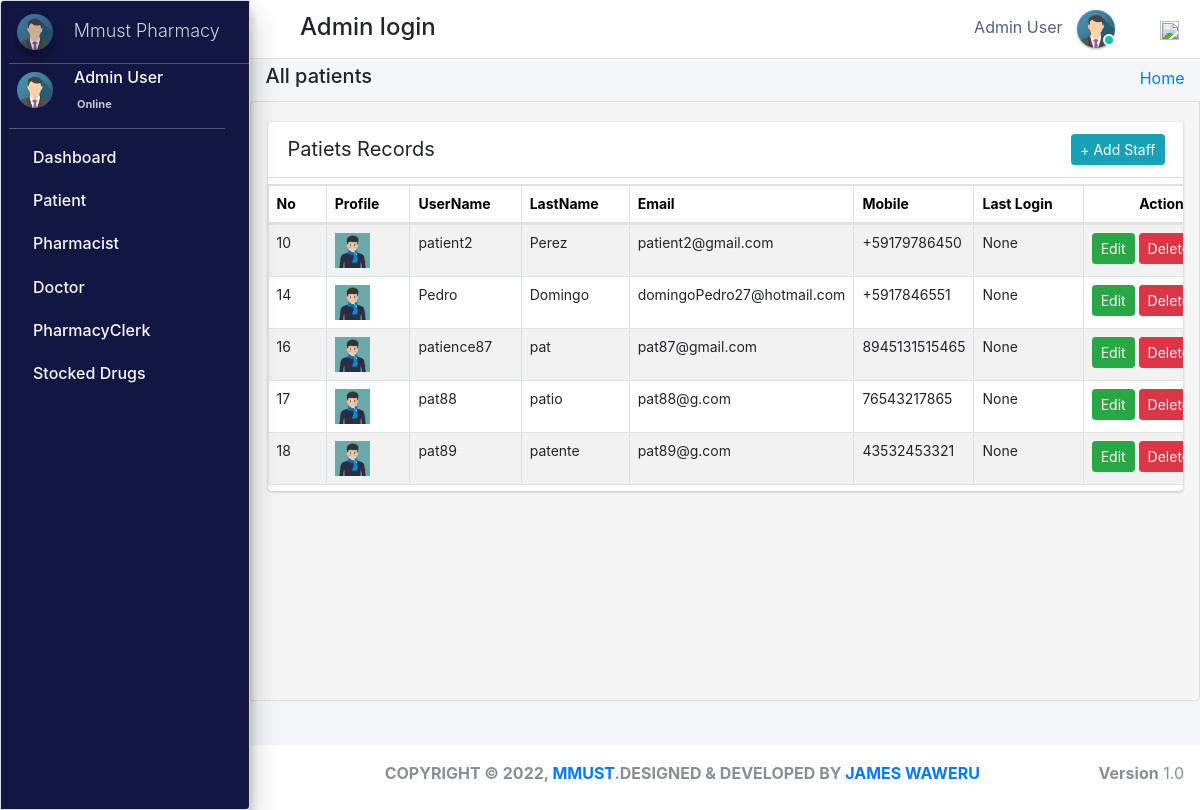
/admin_user/all_patients/ (signed in), run on the app's committed database.
### pharmacy/models.py (models this page shows, shortened)
class CustomUser(AbstractUser):
    user_type_data = ((1, "AdminHOD"), (2, "Pharmacist"), (3, "Doctor"), (4, "PharmacyClerk"),(5, "Patients"))
    user_type = models.CharField(default=1, choices=user_type_data, max_length=10)

class AdminHOD(models.Model):
    gender_category=(
        ('Male','Male'),
        ('Female','Female'),
    )
    admin = models.OneToOneField(CustomUser,null=True, on_delete = models.CASCADE)
    emp_no= models.CharField(max_length=100,null=True,blank=True)
    gender=models.CharField(max_length=100,null=True,choices=gender_category)
    mobile=models.CharField(max_length=10,null=True,blank=True)
    address=models.CharField(max_length=300,null=True,blank=True)
    profile_pic=models.ImageField(default="admin.png",null=True,blank=True)
    created_at = models.DateTimeField(auto_now_add=True)
    updated_at = models.DateTimeField(auto_now=True)
    date_employed=models.DateTimeField(auto_now_add=True, auto_now=False)
    objects = models.Manager()

class Patients(models.Model):
    gender_category=(
        ('Male','Male'),
        ('Female','Female'),
    )
    admin = models.OneToOneField(CustomUser,null=True, on_delete = models.CASCADE)
    reg_no=models.CharField(max_length=30,null=True,blank=True,unique=True)
    gender=models.CharField(max_length=7,null=True,blank=True,choices=gender_category)
    first_name=models.CharField(max_length=20,null=True,blank=True)
    last_name=models.CharField(max_length=20,null=True,blank=True)
    dob=models.DateTimeField(auto_now_add= False, auto_now=False,null=True,blank=True)
    phone_number=models.CharField(max_length=10,null=True,blank=True)
    profile_pic=models.ImageField(default="patient.jpg",null=True,blank=True)
    age= models.IntegerField(default='0', blank=True, null=True)
    address=models.CharField(max_length=300,null=True,blank=True)
    date_admitted=models.DateTimeField(auto_now_add=True, auto_now=False)
    last_updated = models.DateTimeField(auto_now_add=False, auto_now=True)

### pharmacy/HODViews.py (the view, shortened to what this page needs)
# urls.py: path('admin_user/all_patients/',HODViews.allPatients,name='all_patients'),
def all_patients(request):
    form = PatientSearchForm1(request.POST or None)
    patients = Patients.objects.all()
    context = {
        "patients": patients,
        "form": form,
        "title": "Admitted Patients"
    }
    return render(request, 'hod_templates/admited_patients.html', context)

### pharmacy/LoginCheckMiddleWare.py (called while the page is built, shortened)
    def process_view(self, request, view_func, view_args, view_kwargs):
        modulename = view_func.__module__
        user = request.user
        if user.is_authenticated:
            if user.user_type == "1":
                pass
            else:
                return redirect("login")
        else:
            if request.path == reverse("login"):
                pass
            else:
                return redirect("login")

### pharmacy/templates/hod_templates/admited_patients.html (shortened to what this page needs)
{% extends 'hod_templates/base_template.html'%}
{% load static %}
{% block page_title %}
<h5>All patients</h5>
{% endblock page_title %}
{% block main_content %}
<section class="content">
    <div class="row">
        <div class="col-md-12 px-3">
            <div class="card card-primar sc">
                <div class="card-header">
                    <span>Patiets Records</span>
                   <div class="card-tools d-flex">
                <a class="btn btn-sm btn-info mr-2" href="{% url 'patient_form' %}" role="button">+ Add Staff</a>
            </div>
                </div>
                <table  class="table table-bordered table-hover dataTable" id="plist">
                    <thead>
                            <tr>
                                    <th>No</th>
                                    <th>Profile</th>
                                    <th>UserName</th>
                                    <th>LastName</th>
                                    <th>Email</th>
                                    <th>Mobile</th>
                                     <th>Last Login</th>
                                     <th class="text-center">Action</th>
                            </tr>
                    </thead>
                    <tbody>
                            {% for patient in patients %}
                            <tr class="hov"> <td>{{patient.admin.id}}</td>
                                <td> <img src="{{patient.profile_pic.url}}" class="" width="35" height="35" alt=""></td>
                                <td>{{patient.admin}}</td>
                                <td>{{patient.admin.last_name}}</td>
                                <td>{{patient.admin.email}}</td>
                                <td>{{patient.phone_number}}</td>
                                <td>{{patient.admin.last_login}}</td>
                                <td><a href="{% url 'edit_patient' patient.admin.id %}" class="btn btn-sm btn-success">Edit</a>
                                    <a href="{% url 'delete_patient' patient.id %}" class="btn btn-sm btn-danger">Delete</a></<a>
                                    <a href="{% url 'patient_record' patient.id %}" class="btn btn-sm btn-warning">View</a></td>
                            </tr>
                            {% endfor %}
                    </tbody>
                </table>
            </div>
        </div>
    </div>
</section>
{% endblock %}

### pharmacy/templates/hod_templates/base_template.html (shortened to what this page needs)
{% extends 'base_file.html' %} {% block htm %}
<body class="hold-transition sidebar-mini layout-fixed">
    <div class="wrapper">
        <nav class="main-header navbar navbar-expand navbar-white navbar-light">
            <ul class="navbar-nav">
                <li class="nav-item">
                    <a class="nav-link" data-widget="pushmenu" href="#" role="button"><em class="fas fa-bars"></em> </a>
                </li>
            </ul>
            <h4 style="margin-left: 10px; margin-top: 5px;">Admin login </h4>
            <ul class="navbar-nav ml-auto">
                <li class="mx-3">
                    <a href="#" class="sm-submenu-with-image a">
                        <span>{{user.first_name}}  {{user.last_name}}</span>
                        <img src="{{request.user.adminhod.profile_pic.url}}" class="img-circle elevation-1" width="38" height="38" alt="">
                        <span class="avatar-status avatar-sm-status avatar-status-success"></span>
                    </a>
                </li>
                <li class="nav-item dropdown ml-3 low">
                    <a href="#" class="btn btn-outlined btn-black text-muted bg-transparent " data-toggle="dropdown" aria-expanded="false" data-wow-delay="0.7s"><img src="https://img.icons8.com/ios/50/000000/settings.png" width="19" height="19">
                    </a>
                </li>
            </ul>
        </nav>
        {% include 'hod_templates/sidebar.html'%}
        <div class="content-wrapper">
            <div class="content-header">
                <div class="container-fluid">
                    <div class="row ">
                        <div class="col-sm-6">
                            <h1 class="m-0 text-dark">
                                {% block page_title %} {% endblock page_title %}
                            </h1>
                        </div>
                        <div class="col-sm-6 ">
                            <ol class="breadcrumb float-sm-right">
                                <li class="breadcrumb-item"><a href="">Home</a></li>
                            </ol>
                        </div>
                    </div>
                </div>
            </div>
            {% block main_content %} {% endblock main_content %}
        </div>
        {% include 'hod_templates/footer.html'%}
    </div>
    {% endblock htm %}

### pharmacy/templates/hod_templates/sidebar.html (shortened to what this page needs)
<aside class="main-sidebar sidebar-dark-primary elevation-4">
    <a href="" class="brand-link ml-2">
        <img src="{{request.user.adminhod.profile_pic.url}}" alt="" width="36" height="36" class=" img-circle elevation-3" style="opacity: .8">
        <span class="brand-text font-weight-light mt-1 ml-3 mmust">Mmust Pharmacy</span>
    </a>
    <div class="sidebar">
        <div class="user-panel mr-3">
            <div class="pull-left image sm-submenu-with-image a ml-2 ">
                <img src="{{request.user.adminhod.profile_pic.url}}" class="img-circle mt-2" width="36" height="36" alt="User Image">
            </div>
            <div class="pull-left info">
                <p>{{user.first_name}} {{user.last_name}}</p>
                <a href="#"><em class="fa fa-circle text-success "></em>  Online</a>
            </div>
        </div>
        <nav class="mt-2">
            <ul class="nav nav-pills nav-sidebar flex-column" data-widget="treeview" role="menu" data-accordion="false">
                <li class="nav-item">
                    <a href="{% url  'admin_dashboard' %}" class="nav-link">
                        <p>
                            Dashboard
                        </p>
                    </a>
                </li>
                <li class="nav-item">
                    <a href="#" class="nav-link">
                        <p>
                            Patient
                        </p>
                    </a>
                </li>
                <li class="nav-item">
                    <a href="#" class="nav-link">
                        <p>
                            Pharmacist
                        </p>
                    </a>
                </li>
                <li class="nav-item">
                    <a href="#" class="nav-link">
                        <p>
                            Doctor
                        </p>
                    </a>
                </li>
                <li class="nav-item">
                    <a href="#" class="nav-link">
                        <p>
                            PharmacyClerk
                        </p>
                    </a>
                </li>
                <li class="nav-item">
                    <a href="#" class="nav-link">
                        <p>
                            Stocked Drugs
                        </p>
                    </a>
                </li>
            </ul>
        </nav>
    </div>
</aside>

### static/css/main.css (style rules this page uses)
html { font-family: sans-serif; line-height: 1.15; -webkit-text-size-adjust: 100%; -webkit-tap-highlight-color: transparent; }
body { overflow-y: hidden; overflow-x: hidden; font-family: -apple-system, BlinkMacSystemFont, "Segoe UI", Roboto, "Helvetica Neue", Arial, "Noto Sans", sans-serif, "Apple Color Emoji", "Segoe UI Emoji", "Segoe UI Symbol", "Noto Color Emoji" !important; }
th { color: rgb(0, 0, 0); font-size: 14px !important; }
.content { background-color: #f5f5f5; border: 1px solid #dddddd; border-radius: 4px 0px 4px 0px; left: -1px; padding: 10px 7px 5px; }
.main-sidebar { background: #ffffff; border: 1px solid #dddddd; border-radius: 4px 0px 4px 0px; font-weight: bold; }
.content { height: 75vh; overflow-y: scroll; overflow-x: hidden; }
.sc { white-space: nowrap; display: block; overflow-x: hidden !important; }
.content .row { margin-top: 20px !important; }
.main-sidebar { background-color: #121642 !important; color: white !important; }
.main-sidebar p { color: #f8f8f8 !important; font-weight: 500 !important }
td { font-size: 14px !important; }
.hov { transition: transform .5s; }
.avatar-status { position: absolute; bottom: 12px; right: 75.4px; display: -ms-inline-flexbox; display: inline-flex; -ms-flex-negative: 0; flex-shrink: 0; -ms-flex-pack: center; justify-content: center; -ms-flex-align: center; align-items: center; white-space: nowrap; text-align: center; vertical-align: baseline; font-weight: 600; border: .125rem solid #fff; width: 12px; height: 12px; line-height: 1; font-size: .71094rem; border-radius: 50%; }
.avatar-status-success { color: #fff; background-color: #00c9a7; }
.card-header span { font-size: 20px !important; }
.table>tbody>tr>td, .table>tbody>tr>th, .table>tfoot>tr>td, .table>tfoot>tr>th, .table>thead>tr>td, .table>thead>tr>th { padding: 8px; line-height: 1.42857143; vertical-align: top; }
.pull-left { float: left; }
.pull-left { float: left!important; }
.user-panel>.info { padding: 5px 5px 5px 15px; line-height: 1; position: absolute; left: 55px; }
.user-panel>.info>p { font-weight: 600; margin-bottom: 9px; }
p { margin: 0 0 10px; }
.user-panel { padding-bottom: 20px; }
.user-panel:after { clear: both; }
.user-panel:before, .user-panel:after { content: " "; display: table; }
.user-panel>.info>a { text-decoration: none; padding-right: 5px; margin-top: 3px; font-size: 11px; overflow: hidden; white-space: nowrap; }
.mmust { overflow: hidden; white-space: nowrap; font-size: 18px; }
.table { background: white !important; }
.container-fluid { width: 100%; padding-right: 15px; padding-left: 15px; margin-right: auto; margin-left: auto; }
.row { display: flex; flex-wrap: wrap; margin-right: -15px; margin-left: -15px; }
.d-flex { display: flex !important; z-index: 44; }
.d-flex { display: flex !important; }
.table tbody tr:nth-of-type(odd) { background-color: rgba(0, 0, 0, .05) !important; }
.table tbody tr:nth-of-type(odd) { background-color: rgba(197, 197, 197, 0.05) !important; }
.img-circle { border-radius: 50%; }
.content-wrapper .content-header { padding: 5px 0.5rem !important; }

### static/css/profile.css (style rules this page uses)
li { list-style-type: none ! }
.navbar-nav span { color: #525f7f !important; margin-right: 10px !important; }
body { font-family: 'Rubik', serif; height: 100% !important; }
.table tbody tr:nth-of-type(odd) { background-color: rgba(0, 0, 0, .05) !important; }

### data on the page
CustomUser: first_name "Admin", last_name "User", user.adminhod.profile_pic (picture)
Patients: admin.id "10", profile_pic (picture), admin "patient2", admin.last_name "Perez", admin.email "patient2@gmail.com", phone_number "+59179786450", admin.last_login "None"
Patients: admin.id "14", profile_pic (picture), admin "Pedro", admin.last_name "Domingo", admin.email "domingoPedro27@hotmail.com", phone_number "+5917846551", admin.last_login "None"
Patients: admin.id "16", profile_pic (picture), admin "patience87", admin.last_name "pat", admin.email "pat87@gmail.com", phone_number "8945131515465", admin.last_login "None"
Patients: admin.id "17", profile_pic (picture), admin "pat88", admin.last_name "patio", admin.email "pat88@g.com", phone_number "76543217865", admin.last_login "None"
Patients: admin.id "18", profile_pic (picture), admin "pat89", admin.last_name "patente", admin.email "pat89@g.com", phone_number "43532453321", admin.last_login "None"
